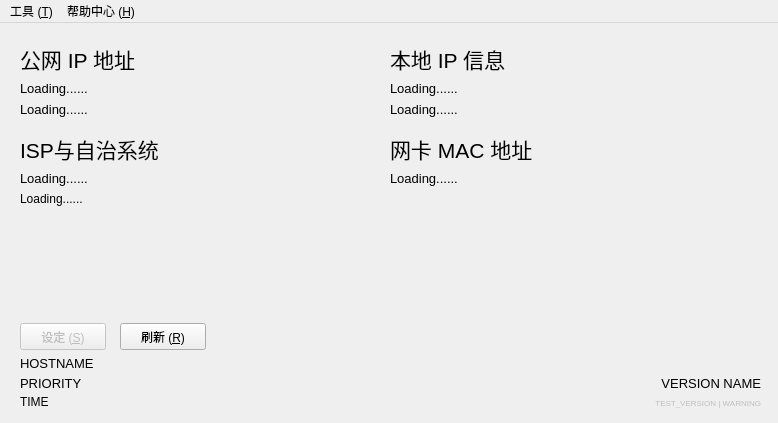
<?xml version="1.0" encoding="UTF-8"?>
<ui version="4.0">
 <class>home</class>
 <widget class="QMainWindow" name="home">
  <property name="geometry">
   <rect>
    <x>0</x>
    <y>0</y>
    <width>778</width>
    <height>423</height>
   </rect>
  </property>
  <property name="windowTitle">
   <string>Cipher Tools</string>
  </property>
  <property name="windowIcon">
   <iconset resource="Resource.qrc">
    <normaloff>:/Resource/CipherTools_Icons.svg</normaloff>:/Resource/CipherTools_Icons.svg</iconset>
  </property>
  <widget class="QWidget" name="Home">
   <widget class="QPushButton" name="settings">
    <property name="enabled">
     <bool>false</bool>
    </property>
    <property name="geometry">
     <rect>
      <x>20</x>
      <y>300</y>
      <width>86</width>
      <height>27</height>
     </rect>
    </property>
    <property name="text">
     <string>设定 (&amp;S)</string>
    </property>
   </widget>
   <widget class="QLabel" name="hostname">
    <property name="geometry">
     <rect>
      <x>20</x>
      <y>330</y>
      <width>231</width>
      <height>21</height>
     </rect>
    </property>
    <property name="font">
     <font>
      <pointsize>10</pointsize>
     </font>
    </property>
    <property name="text">
     <string>HOSTNAME</string>
    </property>
   </widget>
   <widget class="QWidget" name="layoutWidget">
    <property name="geometry">
     <rect>
      <x>20</x>
      <y>20</y>
      <width>351</width>
      <height>91</height>
     </rect>
    </property>
    <layout class="QFormLayout" name="WANIP_Form">
     <item row="0" column="0">
      <widget class="QLabel" name="v4">
       <property name="font">
        <font>
         <pointsize>16</pointsize>
        </font>
       </property>
       <property name="text">
        <string>公网 IP 地址</string>
       </property>
      </widget>
     </item>
     <item row="2" column="0">
      <widget class="QLabel" name="v6add">
       <property name="enabled">
        <bool>true</bool>
       </property>
       <property name="font">
        <font>
         <pointsize>10</pointsize>
        </font>
       </property>
       <property name="text">
        <string>Loading......</string>
       </property>
      </widget>
     </item>
     <item row="1" column="0">
      <widget class="QLabel" name="v4add">
       <property name="font">
        <font>
         <pointsize>10</pointsize>
        </font>
       </property>
       <property name="text">
        <string>Loading......</string>
       </property>
      </widget>
     </item>
    </layout>
   </widget>
   <widget class="QWidget" name="layoutWidget">
    <property name="geometry">
     <rect>
      <x>20</x>
      <y>110</y>
      <width>351</width>
      <height>81</height>
     </rect>
    </property>
    <layout class="QFormLayout" name="ISPandASN_Form">
     <item row="0" column="0">
      <widget class="QLabel" name="isp">
       <property name="enabled">
        <bool>true</bool>
       </property>
       <property name="font">
        <font>
         <pointsize>16</pointsize>
        </font>
       </property>
       <property name="text">
        <string>ISP与自治系统</string>
       </property>
      </widget>
     </item>
     <item row="1" column="0">
      <widget class="QLabel" name="ispinfo">
       <property name="enabled">
        <bool>true</bool>
       </property>
       <property name="font">
        <font>
         <pointsize>10</pointsize>
        </font>
       </property>
       <property name="text">
        <string>Loading......</string>
       </property>
      </widget>
     </item>
     <item row="2" column="0">
      <widget class="QLabel" name="asn">
       <property name="text">
        <string>Loading......</string>
       </property>
      </widget>
     </item>
    </layout>
   </widget>
   <widget class="QWidget" name="layoutWidget">
    <property name="geometry">
     <rect>
      <x>390</x>
      <y>20</y>
      <width>351</width>
      <height>91</height>
     </rect>
    </property>
    <layout class="QFormLayout" name="localIP_form">
     <item row="0" column="0">
      <widget class="QLabel" name="localv4">
       <property name="font">
        <font>
         <pointsize>16</pointsize>
        </font>
       </property>
       <property name="text">
        <string>本地 IP 信息</string>
       </property>
      </widget>
     </item>
     <item row="1" column="0">
      <widget class="QLabel" name="localv4add">
       <property name="font">
        <font>
         <pointsize>10</pointsize>
        </font>
       </property>
       <property name="text">
        <string>Loading......</string>
       </property>
      </widget>
     </item>
     <item row="2" column="0">
      <widget class="QLabel" name="localv6add">
       <property name="font">
        <font>
         <pointsize>10</pointsize>
        </font>
       </property>
       <property name="text">
        <string>Loading......</string>
       </property>
      </widget>
     </item>
    </layout>
   </widget>
   <widget class="QWidget" name="layoutWidget">
    <property name="geometry">
     <rect>
      <x>390</x>
      <y>110</y>
      <width>351</width>
      <height>81</height>
     </rect>
    </property>
    <layout class="QFormLayout" name="MAC_Form">
     <item row="0" column="0">
      <widget class="QLabel" name="currentMac">
       <property name="font">
        <font>
         <pointsize>16</pointsize>
        </font>
       </property>
       <property name="text">
        <string>网卡 MAC 地址</string>
       </property>
      </widget>
     </item>
     <item row="1" column="0">
      <widget class="QLabel" name="Mac">
       <property name="font">
        <font>
         <pointsize>10</pointsize>
        </font>
       </property>
       <property name="text">
        <string>Loading......</string>
       </property>
      </widget>
     </item>
    </layout>
   </widget>
   <widget class="QPushButton" name="refresh">
    <property name="enabled">
     <bool>true</bool>
    </property>
    <property name="geometry">
     <rect>
      <x>120</x>
      <y>300</y>
      <width>86</width>
      <height>27</height>
     </rect>
    </property>
    <property name="text">
     <string>刷新 (&amp;R)</string>
    </property>
   </widget>
   <widget class="QLabel" name="priority">
    <property name="geometry">
     <rect>
      <x>20</x>
      <y>350</y>
      <width>231</width>
      <height>20</height>
     </rect>
    </property>
    <property name="font">
     <font>
      <pointsize>10</pointsize>
     </font>
    </property>
    <property name="text">
     <string>PRIORITY</string>
    </property>
   </widget>
   <widget class="QLabel" name="test_waring">
    <property name="enabled">
     <bool>false</bool>
    </property>
    <property name="geometry">
     <rect>
      <x>240</x>
      <y>370</y>
      <width>521</width>
      <height>20</height>
     </rect>
    </property>
    <property name="font">
     <font>
      <pointsize>6</pointsize>
     </font>
    </property>
    <property name="text">
     <string>TEST_VERSION | WARNING</string>
    </property>
    <property name="textFormat">
     <enum>Qt::TextFormat::PlainText</enum>
    </property>
    <property name="alignment">
     <set>Qt::AlignmentFlag::AlignRight|Qt::AlignmentFlag::AlignTrailing|Qt::AlignmentFlag::AlignVCenter</set>
    </property>
    <property name="wordWrap">
     <bool>false</bool>
    </property>
   </widget>
   <widget class="QLabel" name="Version">
    <property name="geometry">
     <rect>
      <x>420</x>
      <y>350</y>
      <width>341</width>
      <height>20</height>
     </rect>
    </property>
    <property name="font">
     <font>
      <pointsize>10</pointsize>
     </font>
    </property>
    <property name="text">
     <string>VERSION NAME</string>
    </property>
    <property name="textFormat">
     <enum>Qt::TextFormat::PlainText</enum>
    </property>
    <property name="alignment">
     <set>Qt::AlignmentFlag::AlignRight|Qt::AlignmentFlag::AlignTrailing|Qt::AlignmentFlag::AlignVCenter</set>
    </property>
    <property name="wordWrap">
     <bool>false</bool>
    </property>
   </widget>
   <widget class="QLabel" name="Time">
    <property name="geometry">
     <rect>
      <x>20</x>
      <y>370</y>
      <width>291</width>
      <height>18</height>
     </rect>
    </property>
    <property name="text">
     <string>TIME</string>
    </property>
   </widget>
  </widget>
  <widget class="QMenuBar" name="menubar">
   <property name="geometry">
    <rect>
     <x>0</x>
     <y>0</y>
     <width>778</width>
     <height>24</height>
    </rect>
   </property>
   <property name="mouseTracking">
    <bool>false</bool>
   </property>
   <widget class="QMenu" name="helpcenter">
    <property name="title">
     <string>帮助中心 (&amp;H)</string>
    </property>
    <widget class="QMenu" name="repos">
     <property name="title">
      <string>查看源码</string>
     </property>
     <addaction name="repoCNB"/>
     <addaction name="repoGithub"/>
     <addaction name="repoCodeberg"/>
    </widget>
    <widget class="QMenu" name="issue">
     <property name="title">
      <string>问题反馈</string>
     </property>
     <addaction name="issueCNB"/>
     <addaction name="issueGithub"/>
     <addaction name="issueCodeberg"/>
    </widget>
    <addaction name="about"/>
    <addaction name="uplog"/>
    <addaction name="wiki"/>
    <addaction name="separator"/>
    <addaction name="blog"/>
    <addaction name="donate"/>
    <addaction name="repos"/>
    <addaction name="issue"/>
   </widget>
   <widget class="QMenu" name="tools">
    <property name="enabled">
     <bool>true</bool>
    </property>
    <property name="tearOffEnabled">
     <bool>false</bool>
    </property>
    <property name="title">
     <string>工具 (&amp;T)</string>
    </property>
    <widget class="QMenu" name="Ping">
     <property name="enabled">
      <bool>false</bool>
     </property>
     <property name="title">
      <string>延迟检测 (&amp;P)</string>
     </property>
     <addaction name="PingCS"/>
     <addaction name="PINGGNT"/>
    </widget>
    <addaction name="MOWeb"/>
    <addaction name="deviceinfo"/>
    <addaction name="WOL"/>
    <addaction name="track"/>
    <addaction name="NAT"/>
    <addaction name="Ping"/>
   </widget>
   <addaction name="tools"/>
   <addaction name="helpcenter"/>
  </widget>
  <action name="WOL">
   <property name="enabled">
    <bool>false</bool>
   </property>
   <property name="text">
    <string>局域网唤醒 (&amp;W)</string>
   </property>
  </action>
  <action name="track">
   <property name="enabled">
    <bool>false</bool>
   </property>
   <property name="text">
    <string>路由检测 (&amp;R)</string>
   </property>
  </action>
  <action name="NAT">
   <property name="enabled">
    <bool>false</bool>
   </property>
   <property name="text">
    <string>NAT 检测 (&amp;N)</string>
   </property>
  </action>
  <action name="about">
   <property name="text">
    <string>关于</string>
   </property>
  </action>
  <action name="wiki">
   <property name="enabled">
    <bool>true</bool>
   </property>
   <property name="text">
    <string>Wiki（在建）</string>
   </property>
  </action>
  <action name="PingCS">
   <property name="text">
    <string>PingCS 《反恐精英》延迟检测</string>
   </property>
  </action>
  <action name="PINGGNT">
   <property name="text">
    <string>全球网测延迟检测</string>
   </property>
  </action>
  <action name="PingVAL">
   <property name="text">
    <string>PingVAL《无畏契约》国服延迟检测</string>
   </property>
  </action>
  <action name="repoCNB">
   <property name="text">
    <string>CNB</string>
   </property>
  </action>
  <action name="repoGithub">
   <property name="text">
    <string>Github</string>
   </property>
  </action>
  <action name="issueCNB">
   <property name="text">
    <string>CNB</string>
   </property>
  </action>
  <action name="issueGithub">
   <property name="text">
    <string>Github</string>
   </property>
  </action>
  <action name="blog">
   <property name="text">
    <string>博客</string>
   </property>
  </action>
  <action name="aboutqt">
   <property name="text">
    <string>关于Qt</string>
   </property>
  </action>
  <action name="action">
   <property name="enabled">
    <bool>false</bool>
   </property>
   <property name="text">
    <string>设备信息</string>
   </property>
  </action>
  <action name="MOWeb">
   <property name="text">
    <string>多出口 (&amp;M)</string>
   </property>
  </action>
  <action name="deviceinfo">
   <property name="enabled">
    <bool>false</bool>
   </property>
   <property name="text">
    <string>设备信息 (&amp;D)</string>
   </property>
  </action>
  <action name="MOQt">
   <property name="enabled">
    <bool>false</bool>
   </property>
   <property name="text">
    <string>多出口（非浏览器版本）</string>
   </property>
  </action>
  <action name="logGithub">
   <property name="text">
    <string>GitHub</string>
   </property>
  </action>
  <action name="logGitee">
   <property name="text">
    <string>Gitee</string>
   </property>
  </action>
  <action name="logCNB">
   <property name="text">
    <string>CNB</string>
   </property>
  </action>
  <action name="repoGitee">
   <property name="text">
    <string>Gitee</string>
   </property>
  </action>
  <action name="logCodeberg">
   <property name="text">
    <string>Codeberg</string>
   </property>
  </action>
  <action name="issueCodeberg">
   <property name="text">
    <string>Codeberg</string>
   </property>
  </action>
  <action name="repoCodeberg">
   <property name="text">
    <string>Codeberg</string>
   </property>
  </action>
  <action name="issueGitee">
   <property name="text">
    <string>Gitee</string>
   </property>
  </action>
  <action name="uplog">
   <property name="text">
    <string>更新日志</string>
   </property>
  </action>
  <action name="donate">
   <property name="enabled">
    <bool>false</bool>
   </property>
   <property name="text">
    <string>捐赠</string>
   </property>
  </action>
  <action name="IPv4_USTC">
   <property name="text">
    <string>IPv4</string>
   </property>
  </action>
  <action name="IPv6_USTC">
   <property name="text">
    <string>IPv6</string>
   </property>
  </action>
  <action name="IPv4_NJU">
   <property name="text">
    <string>IPv4</string>
   </property>
  </action>
  <action name="IPv6_NJU">
   <property name="text">
    <string>IPv6</string>
   </property>
  </action>
 </widget>
 <resources>
  <include location="Resource.qrc"/>
 </resources>
 <connections/>
</ui>
